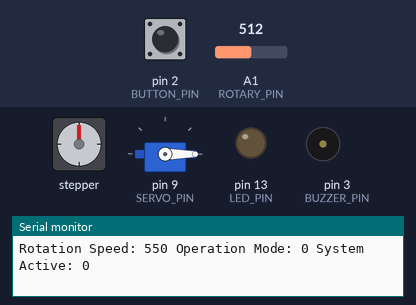
This sketch was run on a simulated Arduino Uno, built with avr-gcc and run on an emulated ATmega328P. Shown: stepper motor, servo, output pins drawn as LEDs (lit = HIGH), buzzer (waves = sounding), the last lines printed to the serial monitor. Wiring (inferred from the names in the program): stepper motor driver (200 steps per turn assumed): step pin 4; direction pin 5; enable pin 6. The test bench sets the inputs (shaded band); at power-on: pin 2 (BUTTON_PIN) HIGH, A1 (ROTARY_PIN) = 512. Pins used as bus, display or sensor lines are not drawn.

Above: at 1.2 s.
1.3 s: pin 2 (BUTTON_PIN) pulled LOW for 3.2 s
At 2.73 s:
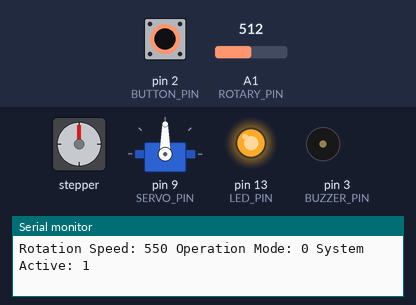
At 4.0 s:
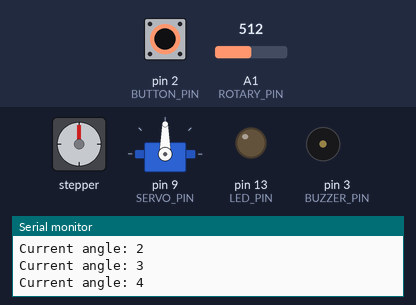
Timing chart, 0 to 5.5 s (numbered marks = the images above; inputs shaded):
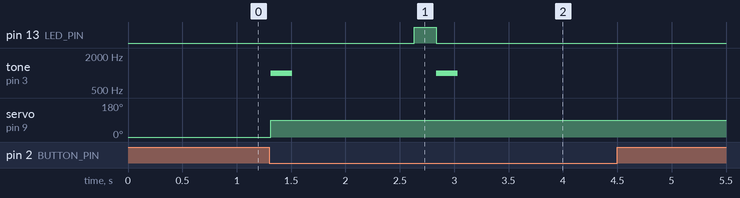

The sketch:

Smart3DScanner.ino
```cpp
/*
 * Arduino 3D Scanner Project
 *
 * 版本資訊：
 * - 版本：v1.1.0
 * - 最後更新：2025-04-05
 * - 作者：EricaHwan
 *
 * 功能說明：
 * 這是一個基於Arduino的3D掃描系統，結合了步進馬達和伺服馬達，
 * 可以實現自動化的3D模型掃描功能。系統支援手動控制錄影和自動旋轉掃描。
 *
 * 硬體需求：
 * - Arduino UNO
 * - 步進馬達
 * - 伺服馬達
 * - 觸摸感測器
 * - 按鈕
 * - LED
 * - 蜂鳴器
 * - 旋轉開關
 * - 手機（用於錄影）
 *
 * 更新日誌：
 * v1.1.0 (2025-04-05)
 * - 移除相機控制相關程式碼
 * - 優化旋轉控制邏輯
 * - 分離錄影和旋轉功能
 * - 改進使用者操作流程
 */

#include <Servo.h>

// 定義腳位
const int SERVO_PIN = 9;            // 伺服馬達接腳
const int BUTTON_PIN = 2;           // 按鈕接腳
const int BUZZER_PIN = 3;           // 蜂鳴器接腳
const int ROTARY_PIN = A1;          // 旋轉開關接腳
const int LED_PIN = 13;             // LED接腳

// 步進馬達腳位
const int STEP_PIN = 4;             // 步進馬達步進腳
const int DIR_PIN = 5;              // 步進馬達方向腳
const int ENABLE_PIN = 6;           // 步進馬達使能腳

// 定義變數
Servo caseServo;                    // 伺服馬達物件
int rotationSpeed = 500;            // 旋轉速度
bool systemActive = false;          // 系統狀態
int rotaryValue = 0;                // 旋轉開關值
int operationMode = 0;              // 操作模式（0:展示, 1:掃描）
unsigned long lastButtonTime = 0;   // 上次按鈕時間
bool isRotating = false;            // 是否正在旋轉
int currentAngle = 0;               // 當前角度
const int STEPS_PER_DEGREE = 40;    // 每度需要的步數
const int ROTATION_DELAY = 100;     // 旋轉延遲時間（毫秒）

// 步進馬達控制函數
void stepMotor(int steps, int direction) {
  digitalWrite(DIR_PIN, direction);
  digitalWrite(ENABLE_PIN, HIGH);

  for(int i = 0; i < steps; i++) {
    digitalWrite(STEP_PIN, HIGH);
    delayMicroseconds(rotationSpeed);
    digitalWrite(STEP_PIN, LOW);
    delayMicroseconds(rotationSpeed);
  }

  digitalWrite(ENABLE_PIN, LOW);
}

// 旋轉指定角度
void rotateAngle(int degrees) {
  int steps = degrees * STEPS_PER_DEGREE;
  stepMotor(steps, HIGH);
  currentAngle = (currentAngle + degrees) % 360;
}

// 執行360度掃描
void perform360Scan() {
  Serial.println("Starting 360-degree scan...");
  currentAngle = 0;  // 重置角度計數

  while(currentAngle < 360) {
    // 旋轉1度
    rotateAngle(1);

    // 等待指定時間
    delay(ROTATION_DELAY);

    // 輸出當前角度
    Serial.print("Current angle: ");
    Serial.println(currentAngle);
  }

  // 掃描完成提示
  tone(BUZZER_PIN, 2000, 500);
  Serial.println("360-degree scan completed!");
}

// 掃描模式函數
void performScan() {
  Serial.println("Ready for 3D scan...");
  tone(BUZZER_PIN, 1000, 200);  // 準備掃描提示音

  // 等待系統啟動後按下按鈕
  if (digitalRead(BUTTON_PIN) == LOW) {
    delay(500);  // 防彈跳

    // 執行360度掃描
    perform360Scan();

    // 掃描完成後自動停止
    systemActive = false;
  }
}

void setup() {
  // 初始化腳位
  pinMode(BUTTON_PIN, INPUT_PULLUP);
  pinMode(BUZZER_PIN, OUTPUT);
  pinMode(LED_PIN, OUTPUT);

  // 初始化步進馬達腳位
  pinMode(STEP_PIN, OUTPUT);
  pinMode(DIR_PIN, OUTPUT);
  pinMode(ENABLE_PIN, OUTPUT);
  digitalWrite(ENABLE_PIN, LOW);  // 初始時禁用步進馬達

  // 初始化伺服馬達
  caseServo.attach(SERVO_PIN);
  caseServo.write(0);  // 初始位置（關閉）

  // 初始化序列通訊
  Serial.begin(9600);
}

void loop() {
  // 讀取旋轉開關值
  rotaryValue = analogRead(ROTARY_PIN);

  // 更新旋轉速度（根據旋轉開關值調整）
  rotationSpeed = map(rotaryValue, 0, 1023, 100, 1000);

  // 檢查按鈕狀態
  if (digitalRead(BUTTON_PIN) == LOW) {
    unsigned long currentTime = millis();
    if (currentTime - lastButtonTime > 1000) {  // 防止重複觸發
      lastButtonTime = currentTime;

      if (!systemActive) {
        // 第一次按下：啟動系統
        systemActive = true;
        caseServo.write(90);  // 打開展示櫃
        tone(BUZZER_PIN, 1000, 200);  // 短提示音
      } else {
        // 第二次按下：切換模式
        operationMode = (operationMode + 1) % 2;  // 切換操作模式（0:展示, 1:掃描）
        digitalWrite(LED_PIN, HIGH);
        delay(200);
        digitalWrite(LED_PIN, LOW);

        // 模式切換提示音
        if (operationMode == 0) {
          tone(BUZZER_PIN, 800, 200);  // 展示模式
        } else {
          tone(BUZZER_PIN, 1200, 200); // 掃描模式
        }

        // 如果是掃描模式，開始掃描
        if (operationMode == 1) {
          performScan();
        }
      }
    }
  }

  // 展示模式：持續旋轉
  if (systemActive && operationMode == 0) {
    stepMotor(200, HIGH);
    delay(1000);
  }

  // 輸出除錯訊息
  Serial.print("Rotation Speed: ");
  Serial.print(rotationSpeed);
  Serial.print(" Operation Mode: ");
  Serial.print(operationMode);
  Serial.print(" System Active: ");
  Serial.println(systemActive);

  delay(100);  // 短延遲以提高響應速度
} 
```

Measured:
- after the input at 1.3 s, pin 13 (LED_PIN): LOW → HIGH after 1.3 s, → LOW 0.20 s later; tone on pin 3 (BUZZER_PIN): alternates 1000 Hz for 0.20 s and silent for 1.3 s, 4 changes in all, then stays silent, starting at once; servo on pin 9 (SERVO_PIN): 0° → 90° at once
